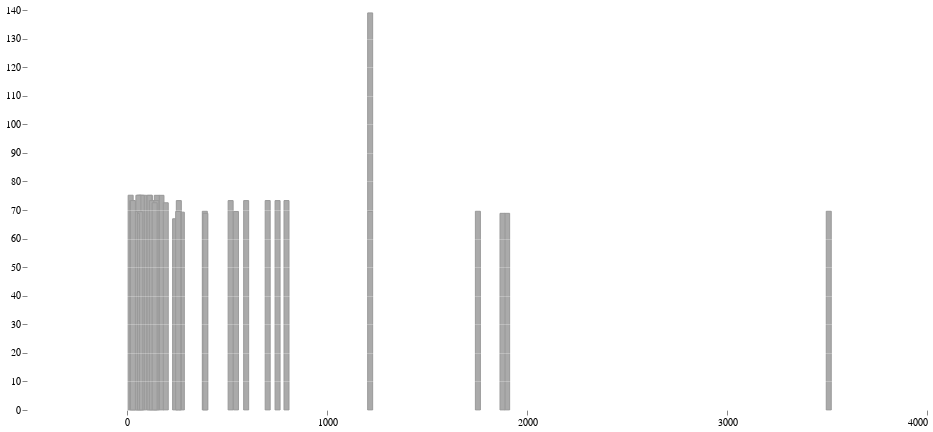

The notebook cell this image was saved under:
### Code cell
#hide
import altair as alt
from vega_datasets import data


bars = alt.Chart(df_pareto).mark_bar(**{"fill": "#aaa", "stroke": "#999"}).encode(
    x=alt.X("fps:Q", axis=alt.Axis(format='d', tickCount=5)),
    y=alt.Y("top1:Q", axis=alt.Axis(zindex=1)),
    #x2=alt.X2("type")
)

area = alt.Chart(df_pareto).mark_area(**{"color": "#a4cedb", "opacity": 0.7}).encode(
    x=alt.X("fps:Q"),
    y=alt.Y("type:Q")
)

area_line_1 = area.mark_line(**{"color": "#000", "opacity": 0.7})



(bars + area + area_line_1  ).properties(
    width=900, height=400
).configure_axis(
    title=None, gridColor="white", gridOpacity=0.25, domain=False
).configure_view(
    stroke="transparent"
)

### Figure 1 — Vega-Lite specification as saved in the notebook (floating-point values rounded to 4 significant figures)
{"config": {"view": {"continuousWidth": 400, "continuousHeight": 300, "stroke": "transparent"}, "axis": {"domain": false, "gridColor": "white", "gridOpacity": 0.25, "title": null}}, "layer": [{"mark": {"type": "bar", "fill": "#aaa", "stroke": "#999"}, "encoding": {"x": {"type": "quantitative", "axis": {"format": "d", "tickCount": 5}, "field": "fps"}, "y": {"type": "quantitative", "axis": {"zindex": 1}, "field": "top1"}}}, {"mark": {"type": "area", "color": "#a4cedb", "opacity": 0.7}, "encoding": {"x": {"type": "quantitative", "field": "fps"}, "y": {"type": "quantitative", "field": "type"}}}, {"mark": {"type": "line", "color": "#000", "opacity": 0.7}, "encoding": {"x": {"type": "quantitative", "field": "fps"}, "y": {"type": "quantitative", "field": "type"}}}], "data": {"name": "data-39f6fbeb57586b182615823194d2cf1a"}, "height": 400, "width": 900, "$schema": "https://vega.github.io/schema/vega-lite/v4.0.2.json", "datasets": {"data-39f6fbeb57586b182615823194d2cf1a": [{"hardw_quant_net_prun": "NCS_FP16_ResNet50_100", "hardw": "NCS", "network": "ResNet50", "fps": 18.27, "top1": 75.17, "type": "experimental", "size": 120, "pairs": true, "color": "NCS_FP16_ResNet50_100"}, {"hardw_quant_net_prun": "NCS_FP16_ResNet50_100", "hardw": "NCS", "network": "ResNet50", "fps": 64.77, "top1": "75.14", "type": "theoretical", "size": 20, "pairs": true, "color": "NCS_FP16_ResNet50_100"}, {"hardw_quant_net_prun": "TPU-fast_INT8_MobileNetv1_100", "hardw": "TPU-fast", "network": "MobileNetv1", "fps": 3509.0, "top1": "69.57", "type": "theoretical", "size": 20, "pairs": false, "color": "theoretical_no_match"}, {"hardw_quant_net_prun": "TPU-fast_INT8_ResNet50_100", "hardw": "TPU-fast", "network": "ResNet50", "fps": 518.1, "top1": "73.29", "type": "theoretical", "size": 20, "pairs": false, "color": "theoretical_no_match"}, {"hardw_quant_net_prun": "TPU-slow_INT8_GoogLeNetv1_100", "hardw": "TPU-slow", "network": "GNv1", "fps": 274.1, "top1": 69.24, "type": "experimental", "size": 120, "pairs": false, "color": "experimental_no_match"}, {"hardw_quant_net_prun": "TPU-slow_INT8_MobileNetv1_100", "hardw": "TPU-slow", "network": "MobileNetv1", "fps": 1754.0, "top1": "69.57", "type": "theoretical", "size": 20, "pairs": true, "color": "TPU-slow_INT8_MobileNetv1_100"}, {"hardw_quant_net_prun": "TPU-slow_INT8_MobileNetv1_100", "hardw": "TPU-slow", "network": "MobileNetv1", "fps": 389.0, "top1": 69.57, "type": "experimental", "size": 120, "pairs": true, "color": "TPU-slow_INT8_MobileNetv1_100"}, {"hardw_quant_net_prun": "TPU-slow_INT8_ResNet50_100", "hardw": "TPU-slow", "network": "ResNet50", "fps": 259.1, "top1": "73.29", "type": "theoretical", "size": 20, "pairs": false, "color": "theoretical_no_match"}, {"hardw_quant_net_prun": "TX2-maxn_FP16_ResNet50_100", "hardw": "TX2-maxn", "network": "ResNet50", "fps": 172.3, "top1": "75.14", "type": "theoretical", "size": 20, "pairs": false, "color": "theoretical_no_match"}, {"hardw_quant_net_prun": "TX2-maxn_FP32_ResNet50_100", "hardw": "TX2-maxn", "network": "ResNet50", "fps": 86.79, "top1": "75.15", "type": "theoretical", "size": 20, "pairs": false, "color": "theoretical_no_match"}, {"hardw_quant_net_prun": "TX2-maxp_FP16_GoogLeNetv1_100", "hardw": "TX2-maxp", "network": "GNv1", "fps": 240.7, "top1": 66.93, "type": "experimental", "size": 120, "pairs": false, "color": "experimental_no_match"}, {"hardw_quant_net_prun": "TX2-maxp_FP16_ResNet50_100", "hardw": "TX2-maxp", "network": "ResNet50", "fps": 114.0, "top1": 75.14, "type": "experimental", "size": 120, "pairs": true, "color": "TX2-maxp_FP16_ResNet50_100"}, {"hardw_quant_net_prun": "TX2-maxp_FP16_ResNet50_100", "hardw": "TX2-maxp", "network": "ResNet50", "fps": 149.0, "top1": "75.14", "type": "theoretical", "size": 20, "pairs": true, "color": "TX2-maxp_FP16_ResNet50_100"}, {"hardw_quant_net_prun": "TX2-maxp_FP32_GoogLeNetv1_100", "hardw": "TX2-maxp", "network": "GNv1", "fps": 136.3, "top1": 66.96, "type": "experimental", "size": 120, "pairs": false, "color": "experimental_no_match"}, {"hardw_quant_net_prun": "TX2-maxp_FP32_ResNet50_100", "hardw": "TX2-maxp", "network": "ResNet50", "fps": 61.51, "top1": 75.15, "type": "experimental", "size": 120, "pairs": true, "color": "TX2-maxp_FP32_ResNet50_100"}, {"hardw_quant_net_prun": "TX2-maxp_FP32_ResNet50_100", "hardw": "TX2-maxp", "network": "ResNet50", "fps": 73.83, "top1": "75.15", "type": "theoretical", "size": 20, "pairs": true, "color": "TX2-maxp_FP32_ResNet50_100"}, {"hardw_quant_net_prun": "TX2-maxq_FP16_ResNet50_100", "hardw": "TX2-maxq", "network": "ResNet50", "fps": 112.7, "top1": "75.14", "type": "theoretical", "size": 20, "pairs": false, "color": "theoretical_no_match"}, {"hardw_quant_net_prun": "TX2-maxq_FP32_ResNet50_100", "hardw": "TX2-maxq", "network": "ResNet50", "fps": 56.99, "top1": "75.15", "type": "theoretical", "size": 20, "pairs": false, "color": "theoretical_no_match"}, {"hardw_quant_net_prun": "Ultra96-DPU_INT8_GoogLeNetv1_100", "hardw": "Ultra96-DPU", "network": "GNv1", "fps": 66.51, "top1": 69.41, "type": "experimental", "size": 120, "pairs": false, "color": "experimental_no_match"}, {"hardw_quant_net_prun": "Ultra96-DPU_INT8_ResNet50_100", "hardw": "Ultra96-DPU", "network": "ResNet50", "fps": 124.4, "top1": "73.29", "type": "theoretical", "size": 20, "pairs": true, "color": "Ultra96-DPU_INT8_ResNet50_100"}, {"hardw_quant_net_prun": "Ultra96-DPU_INT8_ResNet50_100", "hardw": "Ultra96-DPU", "network": "ResNet50", "fps": 26.56, "top1": 73.29, "type": "experimental", "size": 120, "pairs": true, "color": "Ultra96-DPU_INT8_ResNet50_100"}, {"hardw_quant_net_prun": "Ultra96-DPU_INT8_ResNet50_30", "hardw": "Ultra96-DPU", "network": "ResNet50", "fps": 391.8, "top1": "68.83", "type": "theoretical", "size": 20, "pairs": false, "color": "theoretical_no_match"}, {"hardw_quant_net_prun": "Ultra96-DPU_INT8_ResNet50_30.0", "hardw": "Ultra96-DPU", "network": "ResNet50", "fps": 49.58, "top1": 68.83, "type": "experimental", "size": 120, "pairs": false, "color": "experimental_no_match"}, {"hardw_quant_net_prun": "Ultra96-DPU_INT8_ResNet50_50", "hardw": "Ultra96-DPU", "network": "ResNet50", "fps": 256.0, "top1": "69.49", "type": "theoretical", "size": 20, "pairs": false, "color": "theoretical_no_match"}, {"hardw_quant_net_prun": "Ultra96-DPU_INT8_ResNet50_50.0", "hardw": "Ultra96-DPU", "network": "ResNet50", "fps": 39.62, "top1": 69.49, "type": "experimental", "size": 120, "pairs": false, "color": "experimental_no_match"}, {"hardw_quant_net_prun": "Ultra96-DPU_INT8_ResNet50_80", "hardw": "Ultra96-DPU", "network": "ResNet50", "fps": 146.8, "top1": "73.30", "type": "theoretical", "size": 20, "pairs": false, "color": "theoretical_no_match"}, {"hardw_quant_net_prun": "Ultra96-DPU_INT8_ResNet50_80.0", "hardw": "Ultra96-DPU", "network": "ResNet50", "fps": 29.4, "top1": 73.3, "type": "experimental", "size": 120, "pairs": false, "color": "experimental_no_match"}, {"hardw_quant_net_prun": "ZCU102-DPU_INT8_GoogLeNetv1_100", "hardw": "ZCU102-DPU", "network": "GNv1", "fps": 544.7, "top1": 69.49, "type": "experimental", "size": 120, "pairs": false, "color": "experimental_no_match"}, {"hardw_quant_net_prun": "ZCU102-DPU_INT8_ResNet50_100", "hardw": "ZCU102-DPU", "network": "ResNet50", "fps": 752.9, "top1": "73.29", "type": "theoretical", "size": 20, "pairs": true, "color": "ZCU102-DPU_INT8_ResNet50_100"}, {"hardw_quant_net_prun": "ZCU102-DPU_INT8_ResNet50_100", "hardw": "ZCU102-DPU", "network": "ResNet50", "fps": 193.8, "top1": 72.53, "type": "experimental", "size": 120, "pairs": true, "color": "ZCU102-DPU_INT8_ResNet50_100"}, {"hardw_quant_net_prun": "ZCU102-DPU_INT8_ResNet50_30", "hardw": "ZCU102-DPU", "network": "ResNet50", "fps": 1901.0, "top1": "68.83", "type": "theoretical", "size": 20, "pairs": false, "color": "theoretical_no_match"}, {"hardw_quant_net_prun": "ZCU102-DPU_INT8_ResNet50_50", "hardw": "ZCU102-DPU", "network": "ResNet50", "fps": 1216.0, "top1": "69.49", "type": "theoretical", "size": 20, "pairs": false, "color": "theoretical_no_match"}, {"hardw_quant_net_prun": "ZCU102-DPU_INT8_ResNet50_80", "hardw": "ZCU102-DPU", "network": "ResNet50", "fps": 797.5, "top1": "73.30", "type": "theoretical", "size": 20, "pairs": false, "color": "theoretical_no_match"}, {"hardw_quant_net_prun": "ZCU104-DPU_INT8_ResNet50_100", "hardw": "ZCU104-DPU", "network": "ResNet50", "fps": 138.3, "top1": 72.53, "type": "experimental", "size": 120, "pairs": true, "color": "ZCU104-DPU_INT8_ResNet50_100"}, {"hardw_quant_net_prun": "ZCU104-DPU_INT8_ResNet50_100", "hardw": "ZCU104-DPU", "network": "ResNet50", "fps": 595.9, "top1": "73.29", "type": "theoretical", "size": 20, "pairs": true, "color": "ZCU104-DPU_INT8_ResNet50_100"}, {"hardw_quant_net_prun": "ZCU104-DPU_INT8_ResNet50_30", "hardw": "ZCU104-DPU", "network": "ResNet50", "fps": 1878.0, "top1": "68.83", "type": "theoretical", "size": 20, "pairs": false, "color": "theoretical_no_match"}, {"hardw_quant_net_prun": "ZCU104-DPU_INT8_ResNet50_50", "hardw": "ZCU104-DPU", "network": "ResNet50", "fps": 1216.0, "top1": "69.49", "type": "theoretical", "size": 20, "pairs": false, "color": "theoretical_no_match"}, {"hardw_quant_net_prun": "ZCU104-DPU_INT8_ResNet50_80", "hardw": "ZCU104-DPU", "network": "ResNet50", "fps": 703.4, "top1": "73.30", "type": "theoretical", "size": 20, "pairs": false, "color": "theoretical_no_match"}]}}
